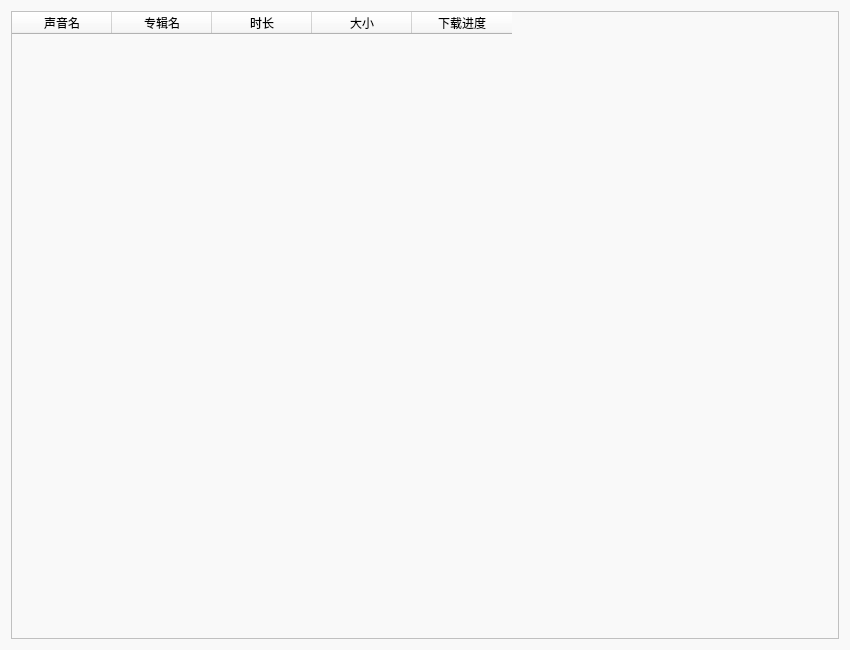
<?xml version="1.0" encoding="UTF-8"?>
<ui version="4.0">
 <class>downloadPageFrame</class>
 <widget class="QFrame" name="downloadPageFrame">
  <property name="geometry">
   <rect>
    <x>0</x>
    <y>0</y>
    <width>850</width>
    <height>650</height>
   </rect>
  </property>
  <property name="windowTitle">
   <string>Frame</string>
  </property>
  <property name="styleSheet">
   <string notr="true">background-color: rgb(249, 249, 249);</string>
  </property>
  <layout class="QHBoxLayout" name="horizontalLayout">
   <item>
    <widget class="TableWidget" name="TableWidget">
     <property name="editTriggers">
      <set>QAbstractItemView::NoEditTriggers</set>
     </property>
     <property name="selectionMode">
      <enum>QAbstractItemView::NoSelection</enum>
     </property>
     <column>
      <property name="text">
       <string>声音名</string>
      </property>
     </column>
     <column>
      <property name="text">
       <string>专辑名</string>
      </property>
     </column>
     <column>
      <property name="text">
       <string>时长</string>
      </property>
     </column>
     <column>
      <property name="text">
       <string>大小</string>
      </property>
     </column>
     <column>
      <property name="text">
       <string>下载进度</string>
      </property>
     </column>
    </widget>
   </item>
  </layout>
 </widget>
 <customwidgets>
  <customwidget>
   <class>TableWidget</class>
   <extends>QTableWidget</extends>
   <header>qfluentwidgets</header>
  </customwidget>
 </customwidgets>
 <resources/>
 <connections/>
</ui>
